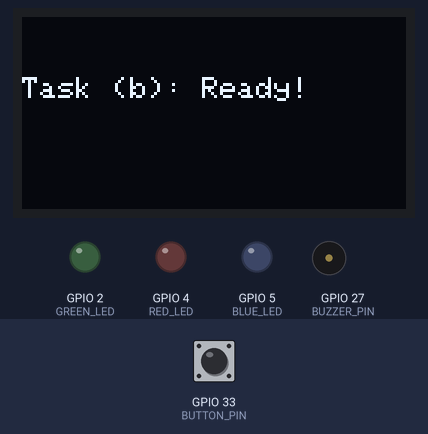
Bench run of a program on a simulated ESP32. Shown: 128×64 one-colour display, output pins drawn as LEDs (lit = HIGH), buzzer (waves = sounding). The inputs (shaded band) are chosen by the test bench; at power-on: GPIO 33 (BUTTON_PIN) HIGH. What the program prints to the serial monitor is not drawn.

Above: at 1.2 s.
1.3 s: GPIO 33 (BUTTON_PIN) pulled LOW for 0.15 s
At 2.5 s:
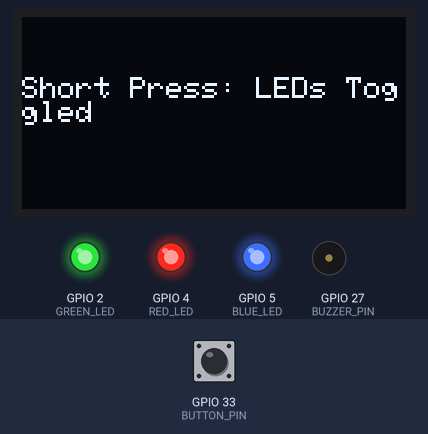
3.0 s: GPIO 33 (BUTTON_PIN) pulled LOW for 3.2 s
At 7.5 s:
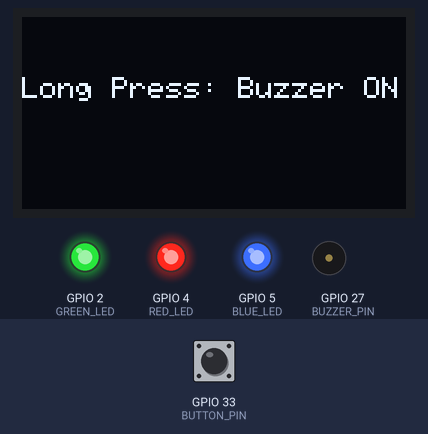
8.2 s: GPIO 33 (BUTTON_PIN) pulled LOW for 1 s
At 10.3 s:
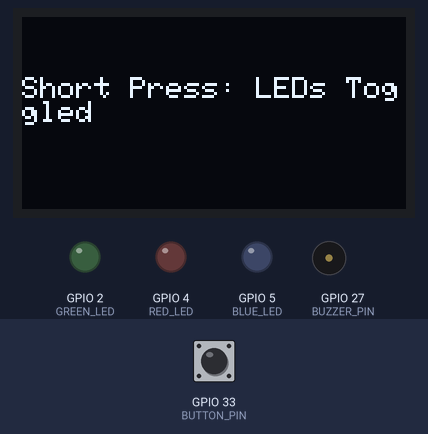
10.7 s: GPIO 33 (BUTTON_PIN) pulled LOW for 3.2 s
At 15.7 s:
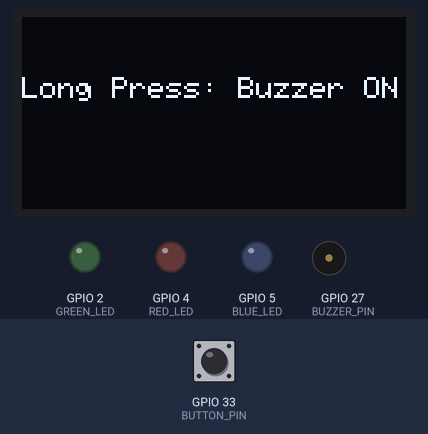
Timing chart, 0 to 16.9 s (numbered marks = the images above; inputs shaded):
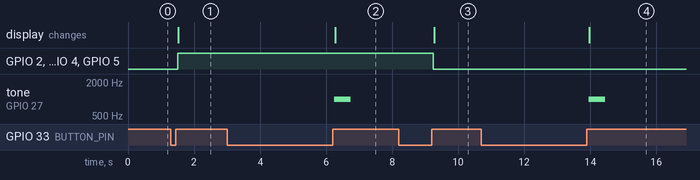

Measured:
- after the input at 1.3 s, GPIO 2 (GREEN_LED), GPIO 4 (RED_LED), GPIO 5 (BLUE_LED): LOW → HIGH after 0.20 s; the display: changes after 0.23 s (image 1)
- after the input at 3.0 s, tone on GPIO 27 (BUZZER_PIN): silent → 1000 Hz after 3.3 s, → silent 0.50 s later; the display: changes after 3.3 s (image 2)
- after the input at 8.2 s, GPIO 2 (GREEN_LED), GPIO 4 (RED_LED), GPIO 5 (BLUE_LED): HIGH → LOW after 1.1 s; the display: changes after 1.1 s (image 3)
- after the input at 10.7 s, tone on GPIO 27 (BUZZER_PIN): silent → 1000 Hz after 3.3 s, → silent 0.50 s later; the display: changes after 3.3 s (image 4)

The program:

main.cpp
```cpp
// Title: Assignment 1 - Task (b)
// Name: Haider Ali
// Roll Number: 23-NTU-CS-FL-1254

#include <Arduino.h>
#include <Adafruit_GFX.h>
#include <Adafruit_SSD1306.h>
#include <Wire.h>

// Pin Definitions (same as Task A)
#define RED_LED     4
#define GREEN_LED   2
#define BLUE_LED    5
#define BUZZER_PIN  27
#define BUTTON_PIN  33  // Using only one button now

// OLED Setup
#define OLED_SDA 21
#define OLED_SCL 22
#define SCREEN_WIDTH 128
#define SCREEN_HEIGHT 64
Adafruit_SSD1306 display(SCREEN_WIDTH, SCREEN_HEIGHT, &Wire, -1);

// Debounce + press timing
#define DEBOUNCE_DELAY 50
#define LONG_PRESS_TIME 1500

unsigned long buttonPressedTime = 0;
unsigned long buttonReleasedTime = 0;
bool buttonState = HIGH;
bool lastButtonState = HIGH;
bool ledsOn = false;
bool isPressing = false;
unsigned long lastDebounceTime = 0;

void updateDisplay(const char* message) {
  display.clearDisplay();
  display.setTextSize(1);
  display.setTextColor(SSD1306_WHITE);
  display.setCursor(0, 20);
  display.println(message);
  display.display();
}

void setup() {
  Serial.begin(115200);

  pinMode(RED_LED, OUTPUT);
  pinMode(GREEN_LED, OUTPUT);
  pinMode(BLUE_LED, OUTPUT);
  pinMode(BUZZER_PIN, OUTPUT);
  pinMode(BUTTON_PIN, INPUT_PULLUP);

  digitalWrite(RED_LED, LOW);
  digitalWrite(GREEN_LED, LOW);
  digitalWrite(BLUE_LED, LOW);
  digitalWrite(BUZZER_PIN, LOW);

  display.begin(SSD1306_SWITCHCAPVCC, 0x3C);
  display.clearDisplay();
  updateDisplay("Task (b): Ready!");
}

void toggleLEDs() {
  ledsOn = !ledsOn;
  digitalWrite(RED_LED, ledsOn);
  digitalWrite(GREEN_LED, ledsOn);
  digitalWrite(BLUE_LED, ledsOn);
}

void loop() {
  int reading = digitalRead(BUTTON_PIN);

  // Debouncing
  if (reading != lastButtonState) {
    lastDebounceTime = millis();
  }

  if ((millis() - lastDebounceTime) > DEBOUNCE_DELAY) {
    if (reading != buttonState) {
      buttonState = reading;

      if (buttonState == LOW) {
        buttonPressedTime = millis();
        isPressing = true;
      } else {
        buttonReleasedTime = millis();
        isPressing = false;

        unsigned long pressDuration = buttonReleasedTime - buttonPressedTime;

        if (pressDuration < LONG_PRESS_TIME) {
          toggleLEDs();
          updateDisplay("Short Press: LEDs Toggled");
          Serial.println("Short Press detected: LEDs toggled");
        } else {
          tone(BUZZER_PIN, 1000, 500);
          updateDisplay("Long Press: Buzzer ON");
          Serial.println("Long Press detected: Buzzer played");
        }
      }
    }
  }

  lastButtonState = reading;
}
```
